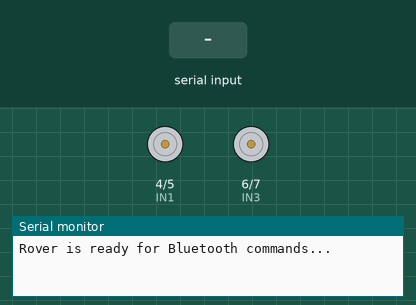
A sketch run on a simulated Arduino Uno, built with avr-gcc and run on an emulated ATmega328P. Shown: motor-driver pin pairs drawn as motors (green arrow = first pin HIGH = forward, orange = second pin HIGH = backward, longer = more drive, scaled by the enable pin), the last lines printed to the serial monitor. Inputs (shaded band) come from the test bench.

Above: at 1.2 s.
1.3 s: "F" received over the second serial link
At 1.9 s:
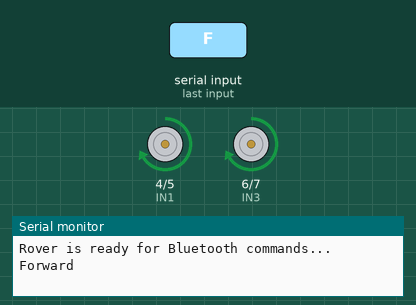
2.8 s: "B" received over the second serial link
At 4.0 s:
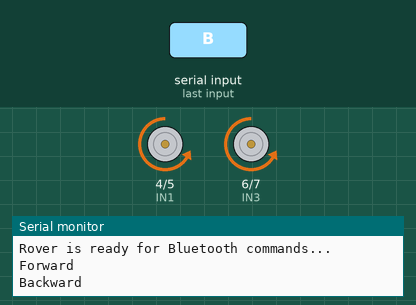
4.3 s: "L" received over the second serial link
At 5.4 s:
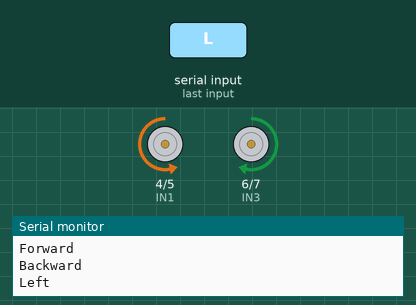
5.8 s: "R" received over the second serial link
At 6.5 s:
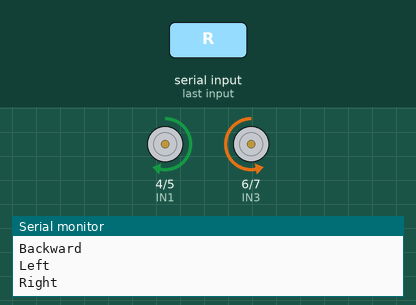
Timing chart, 0 to 8.3 s (numbered marks = the images above; inputs shaded):
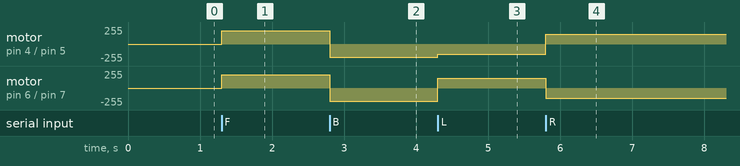

The sketch:

bluetooth_rover.ino
```cpp
#include <SoftwareSerial.h>

// Pin Definitions
#define LEFT_IR A0
#define CENTER_IR A1
#define RIGHT_IR A2

#define ENA 9  // Left motor speed
#define IN1 4
#define IN2 5

#define ENB 10  // Right motor speed
#define IN3 6
#define IN4 7

#define BUTTON_PIN 8  // Button to return to straight path

// Bluetooth module connections
SoftwareSerial BTSerial(11, 12);  // RX, TX

void setup() {
  pinMode(LEFT_IR, INPUT);
  pinMode(CENTER_IR, INPUT);
  pinMode(RIGHT_IR, INPUT);

  pinMode(ENA, OUTPUT);
  pinMode(IN1, OUTPUT);
  pinMode(IN2, OUTPUT);

  pinMode(ENB, OUTPUT);
  pinMode(IN3, OUTPUT);
  pinMode(IN4, OUTPUT);

  pinMode(BUTTON_PIN, INPUT_PULLUP);  // Button with internal pull-up resistor

  Serial.begin(9600);  // For Serial Monitor
  BTSerial.begin(9600);  // For Bluetooth module

  Serial.println("Rover is ready for Bluetooth commands...");
}

void loop() {
  if (BTSerial.available()) {
    char command = BTSerial.read();  // Read command from Bluetooth

    switch (command) {
      case 'F':  // Move forward
        moveForward();
        Serial.println("Forward");
        break;
      case 'B':  // Move backward
        moveBackward();
        Serial.println("Backward");
        break;
      case 'L':  // Turn left
        turnLeft();
        Serial.println("Left");
        break;
      case 'R':  // Turn right
        turnRight();
        Serial.println("Right");
        break;
      case 'S':  // Stop
        stopMotors();
        Serial.println("Stop");
        break;
      default:
        stopMotors();
        break;
    }
  }
}

void moveForward() {
  digitalWrite(IN1, HIGH);
  digitalWrite(IN2, LOW);
  analogWrite(ENA, 200);  // Speed for left motor

  digitalWrite(IN3, HIGH);
  digitalWrite(IN4, LOW);
  analogWrite(ENB, 200);  // Speed for right motor
}

void moveBackward() {
  digitalWrite(IN1, LOW);
  digitalWrite(IN2, HIGH);
  analogWrite(ENA, 200);  // Speed for left motor

  digitalWrite(IN3, LOW);
  digitalWrite(IN4, HIGH);
  analogWrite(ENB, 200);  // Speed for right motor
}

void turnLeft() {
  digitalWrite(IN1, LOW);
  digitalWrite(IN2, HIGH);
  analogWrite(ENA, 150);  // Slow down for left motor

  digitalWrite(IN3, HIGH);
  digitalWrite(IN4, LOW);
  analogWrite(ENB, 150);  // Right motor forward
}

void turnRight() {
  digitalWrite(IN1, HIGH);
  digitalWrite(IN2, LOW);
  analogWrite(ENA, 150);  // Left motor forward

  digitalWrite(IN3, LOW);
  digitalWrite(IN4, HIGH);
  analogWrite(ENB, 150);  // Slow down for right motor
}

void stopMotors() {
  digitalWrite(IN1, LOW);
  digitalWrite(IN2, LOW);
  digitalWrite(IN3, LOW);
  digitalWrite(IN4, LOW);
  analogWrite(ENA, 0);
  analogWrite(ENB, 0);
}
```

Measured:
- after the input at 1.3 s, motor on pin 4 (IN1) / pin 5 (IN2), motor on pin 6 (IN3) / pin 7 (IN4): stopped → forward 200/255 at once
- after the input at 2.8 s, motor on pin 4 (IN1) / pin 5 (IN2), motor on pin 6 (IN3) / pin 7 (IN4): forward 200/255 → backward 200/255 at once
- after the input at 4.3 s, motor on pin 4 (IN1) / pin 5 (IN2): backward 200/255 → backward 150/255 at once; motor on pin 6 (IN3) / pin 7 (IN4): backward 200/255 → forward 150/255 at once
- after the input at 5.8 s, motor on pin 4 (IN1) / pin 5 (IN2): backward 150/255 → forward 150/255 at once; motor on pin 6 (IN3) / pin 7 (IN4): forward 150/255 → backward 150/255 at once
